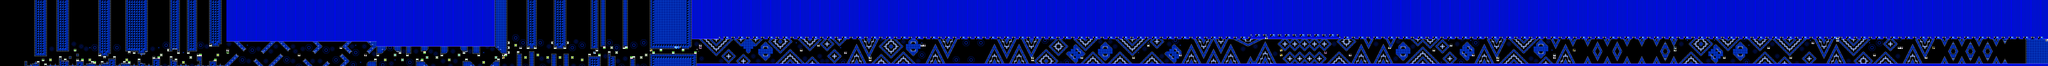

The image is a tile-based game level rendered from a .tmx file. Its description and source (layers, tilesets, objects; grid data summarised) follow:
An orthogonal 832x27 tile map with 16x16 px tiles, 2 tile layers (SP, ...), 2 tilesets.

<map version="1.10" tiledversion="1.11.2" orientation="orthogonal" renderorder="right-down" width="832" height="27" tilewidth="16" tileheight="16" infinite="0" nextlayerid="3" nextobjectid="1">
 <editorsettings>
  <chunksize width="16" height="27" />
  <export target="../LEVELS/LEVEL DATA/lvlset_C/jawbreaker.csv" format="csv" />
 </editorsettings>
 <tileset firstgid="1" name="famidash" tilewidth="16" tileheight="16" tilecount="256" columns="16">
  <image source="../../../GRAPHICS/famidash.bmp" width="256" height="256" />
 </tileset>
 <tileset firstgid="257" name="sprites" tilewidth="16" tileheight="16" tilecount="256" columns="16">
  <image source="../../../GRAPHICS/sprites.png" width="256" height="256" />
 </tileset>
 <layer id="1" width="832" height="27">
  <data>[22464 cells, 22464 non-empty, 82 distinct tile ids]</data>
 </layer>
 <layer id="2" name="SP" width="832" height="27">
  <data>[22464 cells, 511 non-empty, 40 distinct tile ids]</data>
 </layer>
</map>
